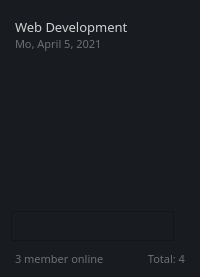
                 <widget class="QFrame" name="frame_37">
                  <property name="styleSheet">
                   <string notr="true">background-color: #181b20;</string>
                  </property>
                  <property name="frameShape">
                   <enum>QFrame::NoFrame</enum>
                  </property>
                  <property name="frameShadow">
                   <enum>QFrame::Raised</enum>
                  </property>
                  <layout class="QVBoxLayout" name="verticalLayout_10">
                   <property name="spacing">
                    <number>10</number>
                   </property>
                   <property name="topMargin">
                    <number>18</number>
                   </property>
                   <item>
                    <widget class="QFrame" name="frame_38">
                     <property name="frameShape">
                      <enum>QFrame::NoFrame</enum>
                     </property>
                     <property name="frameShadow">
                      <enum>QFrame::Raised</enum>
                     </property>
                     <layout class="QHBoxLayout" name="horizontalLayout_17">
                      <property name="spacing">
                       <number>0</number>
                      </property>
                      <property name="leftMargin">
                       <number>0</number>
                      </property>
                      <property name="topMargin">
                       <number>0</number>
                      </property>
                      <property name="rightMargin">
                       <number>0</number>
                      </property>
                      <property name="bottomMargin">
                       <number>0</number>
                      </property>
                      <item>
                       <widget class="QFrame" name="frame_39">
                        <property name="maximumSize">
                         <size>
                          <width>16777215</width>
                          <height>40</height>
                         </size>
                        </property>
                        <property name="frameShape">
                         <enum>QFrame::NoFrame</enum>
                        </property>
                        <property name="frameShadow">
                         <enum>QFrame::Raised</enum>
                        </property>
                        <layout class="QVBoxLayout" name="verticalLayout_11">
                         <property name="spacing">
                          <number>0</number>
                         </property>
                         <property name="leftMargin">
                          <number>4</number>
                         </property>
                         <property name="topMargin">
                          <number>0</number>
                         </property>
                         <property name="rightMargin">
                          <number>4</number>
                         </property>
                         <property name="bottomMargin">
                          <number>0</number>
                         </property>
                         <item>
                          <widget class="QFrame" name="frame_40">
                           <property name="minimumSize">
                            <size>
                             <width>0</width>
                             <height>0</height>
                            </size>
                           </property>
                           <property name="maximumSize">
                            <size>
                             <width>16777215</width>
                             <height>20</height>
                            </size>
                           </property>
                           <property name="frameShape">
                            <enum>QFrame::NoFrame</enum>
                           </property>
                           <property name="frameShadow">
                            <enum>QFrame::Raised</enum>
                           </property>
                           <layout class="QHBoxLayout" name="horizontalLayout_18">
                            <property name="spacing">
                             <number>0</number>
                            </property>
                            <property name="leftMargin">
                             <number>0</number>
                            </property>
                            <property name="topMargin">
                             <number>0</number>
                            </property>
                            <property name="rightMargin">
                             <number>0</number>
                            </property>
                            <property name="bottomMargin">
                             <number>0</number>
                            </property>
                            <item>
                             <widget class="QLabel" name="label_15">
                              <property name="font">
                               <font>
                                <family>Poppins</family>
                                <pointsize>10</pointsize>
                                <weight>50</weight>
                                <bold>false</bold>
                               </font>
                              </property>
                              <property name="styleSheet">
                               <string notr="true">color: #d1d3d2;</string>
                              </property>
                              <property name="frameShape">
                               <enum>QFrame::NoFrame</enum>
                              </property>
                              <property name="text">
                               <string>Web Development</string>
                              </property>
                              <property name="textFormat">
                               <enum>Qt::AutoText</enum>
                              </property>
                             </widget>
                            </item>
                            <item>
                             <widget class="QPushButton" name="pushButton_8">
                              <property name="maximumSize">
                               <size>
                                <width>16</width>
                                <height>16</height>
                               </size>
                              </property>
                              <property name="styleSheet">
                               <string notr="true">background-color: transparent;
border: none;</string>
                              </property>
                              <property name="text">
                               <string/>
                              </property>
                              <property name="icon">
                               <iconset>
                                <normaloff>../../PicoSoft-project/icons/buttonRight.png</normaloff>../../PicoSoft-project/icons/buttonRight.png</iconset>
                              </property>
                             </widget>
                            </item>
                           </layout>
                          </widget>
                         </item>
                         <item>
                          <widget class="QLabel" name="label_16">
                           <property name="maximumSize">
                            <size>
                             <width>16777215</width>
                             <height>15</height>
                            </size>
                           </property>
                           <property name="font">
                            <font>
                             <family>Poppins</family>
                             <pointsize>8</pointsize>
                            </font>
                           </property>
                           <property name="styleSheet">
                            <string notr="true">color: #6e6f74;</string>
                           </property>
                           <property name="text">
                            <string>Mo, April 5, 2021</string>
                           </property>
                          </widget>
                         </item>
                        </layout>
                       </widget>
                      </item>
                     </layout>
                    </widget>
                   </item>
                   <item>
                    <widget class="ProgressCircularChart" name="frame_41">
                     <property name="sizePolicy">
                      <sizepolicy hsizetype="Preferred" vsizetype="Expanding">
                       <horstretch>0</horstretch>
                       <verstretch>0</verstretch>
                      </sizepolicy>
                     </property>
                     <property name="minimumSize">
                      <size>
                       <width>0</width>
                       <height>140</height>
                      </size>
                     </property>
                     <property name="frameShape">
                      <enum>QFrame::NoFrame</enum>
                     </property>
                     <property name="frameShadow">
                      <enum>QFrame::Raised</enum>
                     </property>
                    </widget>
                   </item>
                   <item>
                    <widget class="QFrame" name="frame_42">
                     <property name="maximumSize">
                      <size>
                       <width>16777215</width>
                       <height>30</height>
                      </size>
                     </property>
                     <property name="frameShape">
                      <enum>QFrame::NoFrame</enum>
                     </property>
                     <property name="frameShadow">
                      <enum>QFrame::Raised</enum>
                     </property>
                     <layout class="QHBoxLayout" name="horizontalLayout_32">
                      <property name="spacing">
                       <number>0</number>
                      </property>
                      <property name="leftMargin">
                       <number>0</number>
                      </property>
                      <property name="topMargin">
                       <number>0</number>
                      </property>
                      <property name="rightMargin">
                       <number>5</number>
                      </property>
                      <property name="bottomMargin">
                       <number>0</number>
                      </property>
                      <item>
                       <widget class="ProfilesContainer" name="frame_67">
                        <property name="minimumSize">
                         <size>
                          <width>0</width>
                          <height>30</height>
                         </size>
                        </property>
                        <property name="frameShape">
                         <enum>QFrame::StyledPanel</enum>
                        </property>
                        <property name="frameShadow">
                         <enum>QFrame::Raised</enum>
                        </property>
                       </widget>
                      </item>
                      <item>
                       <widget class="QPushButton" name="pushButton_14">
                        <property name="maximumSize">
                         <size>
                          <width>10</width>
                          <height>10</height>
                         </size>
                        </property>
                        <property name="cursor">
                         <cursorShape>PointingHandCursor</cursorShape>
                        </property>
                        <property name="styleSheet">
                         <string notr="true">border: none;</string>
                        </property>
                        <property name="text">
                         <string/>
                        </property>
                        <property name="icon">
                         <iconset>
                          <normaloff>../../PicoSoft-project/icons/plus.png</normaloff>../../PicoSoft-project/icons/plus.png</iconset>
                        </property>
                       </widget>
                      </item>
                     </layout>
                    </widget>
                   </item>
                   <item>
                    <widget class="QFrame" name="frame_43">
                     <property name="maximumSize">
                      <size>
                       <width>16777215</width>
                       <height>30</height>
                      </size>
                     </property>
                     <property name="frameShape">
                      <enum>QFrame::NoFrame</enum>
                     </property>
                     <property name="frameShadow">
                      <enum>QFrame::Raised</enum>
                     </property>
                     <layout class="QHBoxLayout" name="horizontalLayout_19">
                      <property name="spacing">
                       <number>0</number>
                      </property>
                      <property name="leftMargin">
                       <number>4</number>
                      </property>
                      <property name="topMargin">
                       <number>0</number>
                      </property>
                      <property name="rightMargin">
                       <number>4</number>
                      </property>
                      <property name="bottomMargin">
                       <number>0</number>
                      </property>
                      <item>
                       <widget class="QLabel" name="label_17">
                        <property name="maximumSize">
                         <size>
                          <width>16777215</width>
                          <height>15</height>
                         </size>
                        </property>
                        <property name="font">
                         <font>
                          <family>Poppins</family>
                          <pointsize>8</pointsize>
                         </font>
                        </property>
                        <property name="styleSheet">
                         <string notr="true">color: #6e6f74;</string>
                        </property>
                        <property name="text">
                         <string>3 member online</string>
                        </property>
                       </widget>
                      </item>
                      <item>
                       <widget class="QLabel" name="label_18">
                        <property name="maximumSize">
                         <size>
                          <width>16777215</width>
                          <height>15</height>
                         </size>
                        </property>
                        <property name="font">
                         <font>
                          <family>Poppins</family>
                          <pointsize>8</pointsize>
                         </font>
                        </property>
                        <property name="styleSheet">
                         <string notr="true">color: #6e6f74;</string>
                        </property>
                        <property name="text">
                         <string>Total: 4</string>
                        </property>
                        <property name="alignment">
                         <set>Qt::AlignRight|Qt::AlignTrailing|Qt::AlignVCenter</set>
                        </property>
                       </widget>
                      </item>
                     </layout>
                    </widget>
                   </item>
                  </layout>
                 </widget>
